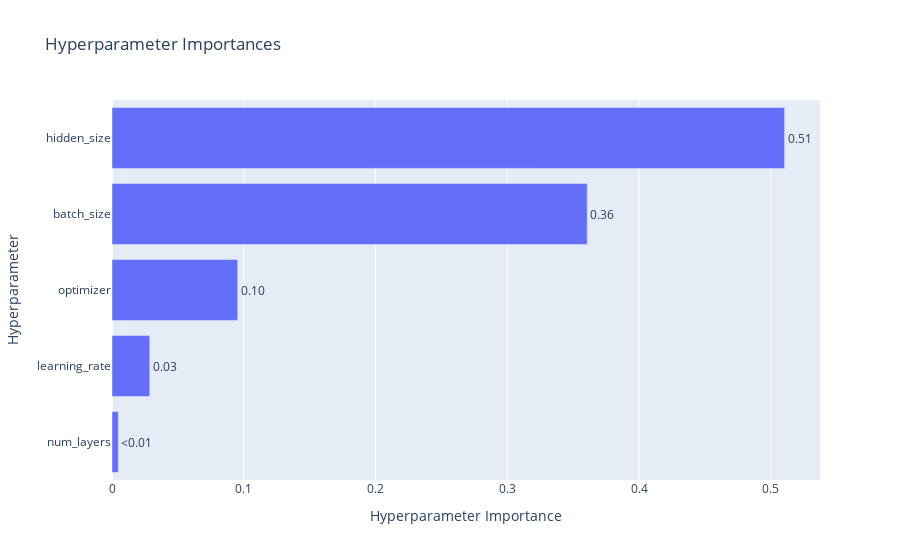

The code cell stored with this chart in its notebook:
### Code cell
print(f"Best parameters: {study.best_params}")
print(f"Best AUC: {study.best_value}")

optuna.visualization.plot_optimization_history(study)
optuna.visualization.plot_param_importances(study)

### Figure 1 — Plotly figure (JSON) as saved in the notebook; plotly's stock layout.template omitted (floating-point values rounded to 4 significant figures)
{"data": [{"cliponaxis": false, "hovertemplate": ["num_layers (IntDistribution): 0.004801064180589866<extra></extra>", "learning_rate (FloatDistribution): 0.028663086710072356<extra></extra>", "optimizer (CategoricalDistribution): 0.09538484888465158<extra></extra>", "batch_size (CategoricalDistribution): 0.36066049565526337<extra></extra>", "hidden_size (CategoricalDistribution): 0.5104905045694227<extra></extra>"], "name": "Objective Value", "orientation": "h", "text": ["<0.01", "0.03", "0.10", "0.36", "0.51"], "textposition": "outside", "type": "bar", "x": [0.004801, 0.02866, 0.09538, 0.3607, 0.5105], "y": ["num_layers", "learning_rate", "optimizer", "batch_size", "hidden_size"]}], "layout": {"title": {"text": "Hyperparameter Importances"}, "xaxis": {"title": {"text": "Hyperparameter Importance"}}, "yaxis": {"title": {"text": "Hyperparameter"}}}}
